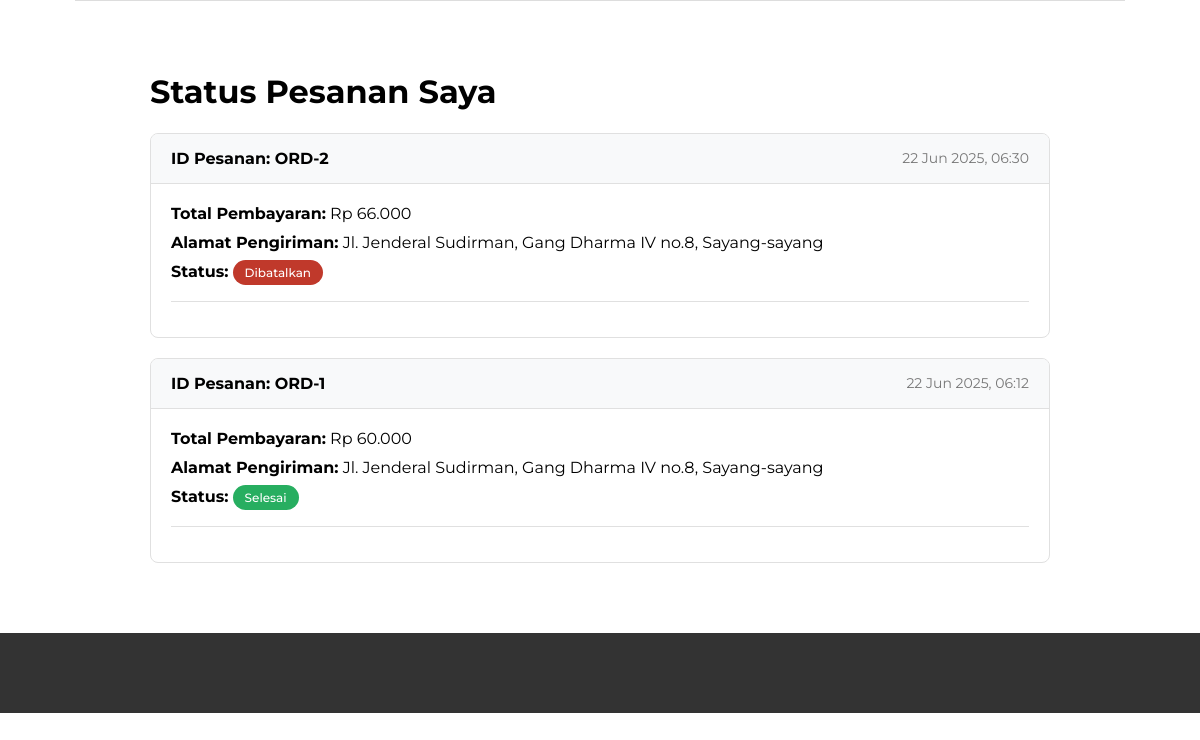
The app's page /status_pesanan.php (signed in) with its own data.
### tables this page shows
CREATE TABLE `orders` (
  `id` int(11) NOT NULL AUTO_INCREMENT,
  `user_id` int(11) NOT NULL,
  `customer_name` varchar(255) NOT NULL,
  `shipping_address` text NOT NULL,
  `total_amount` int(11) NOT NULL,
  `payment_method` varchar(50) NOT NULL,
  `status` varchar(50) NOT NULL DEFAULT 'Diproses',
  `order_date` timestamp NOT NULL DEFAULT current_timestamp(),
  PRIMARY KEY (`id`),
  KEY `user_id` (`user_id`),
  CONSTRAINT `orders_ibfk_1` FOREIGN KEY (`user_id`) REFERENCES `users` (`id`)
);

### status_pesanan.php (the view, shortened to what this page needs)
<?php
    include 'koneksi.php';
    $user_id = $_SESSION['user_id'];
    $stmt = $conn->prepare("SELECT * FROM orders WHERE user_id = ? ORDER BY order_date DESC");
    $stmt->bind_param("i", $user_id);
    $stmt->execute();
    $orders_result = $stmt->get_result();
?>
<!DOCTYPE html>
<html lang="id">
<head>
    <link rel="stylesheet" href="style.css">
</head>
<body>
    <main class="page-container">
        <h1>Status Pesanan Saya</h1>
        <?php if ($orders_result->num_rows > 0): ?>
            <?php while($order = $orders_result->fetch_assoc()): ?>
                <div class="order-card">
                    <div class="order-header">
                        <span class="order-id">ID Pesanan: ORD-<?php echo $order['id']; ?></span>
                        <span class="order-date"><?php echo date('d M Y, H:i', strtotime($order['order_date'])); ?></span>
                    </div>
                    <div class="order-body">
                        <p><strong>Total Pembayaran:</strong> Rp <?php echo number_format($order['total_amount'], 0, ',', '.'); ?></p>
                        <p><strong>Alamat Pengiriman:</strong> <?php echo nl2br(htmlspecialchars($order['shipping_address'])); ?></p>
                        <p><strong>Status:</strong>
                            <span class="order-status status-<?php echo strtolower($order['status']); ?>">
                                <?php echo htmlspecialchars($order['status']); ?>
                            </span>
                        </p>
                        <div class="order-actions">
                        </div>
                    </div>
                </div>
            <?php endwhile; ?>
        <?php else: ?>
            <p>Anda belum memiliki riwayat pesanan. <a href="index.php">Mulai belanja sekarang!</a></p>
        <?php endif; ?>
    </main>
    <footer class="footer"> </footer>
</body>
</html>

### style.css (style rules this page uses)
body { margin: 0; font-family: 'Montserrat', sans-serif; }
.footer { background: #e0e0e0; padding: 200px; text-align: center; font-size: 14px; }
.page-container { margin: 30px 75px; }
.footer { background-color: #333; color: #fff; padding: 40px 20px; }

### status_pesanan.php (style rules this page uses)
.page-container { max-width: 900px; margin: 30px auto; padding: 20px; }
.order-card { background-color: #fff; border: 1px solid #e0e0e0; border-radius: 8px; margin-bottom: 20px; overflow: hidden; }
.order-header { background-color: #f8f9fa; padding: 15px 20px; display: flex; justify-content: space-between; align-items: center; border-bottom: 1px solid #e0e0e0; }
.order-header .order-id { font-weight: 700; }
.order-header .order-date { font-size: 14px; color: #777; }
.order-body { padding: 20px; }
.order-body p { margin: 0 0 10px 0; }
.order-status { padding: 5px 12px; border-radius: 15px; font-size: 12px; font-weight: 500; color: #fff; text-transform: capitalize; }
.status-selesai { background-color: #27ae60; }
.status-dibatalkan { background-color: #c0392b; }
.order-actions { margin-top: 20px; padding-top: 15px; border-top: 1px solid #e0e0e0; }

### records on screen
orders: id "2", order_date "22 Jun 2025, 06:30", total_amount "66.000", shipping_address "Jl. Jenderal Sudirman, Gang Dharma IV no.8, Sayang-sayang", status "Dibatalkan"
orders: id "1", order_date "22 Jun 2025, 06:12", total_amount "60.000", shipping_address "Jl. Jenderal Sudirman, Gang Dharma IV no.8, Sayang-sayang", status "Selesai"
